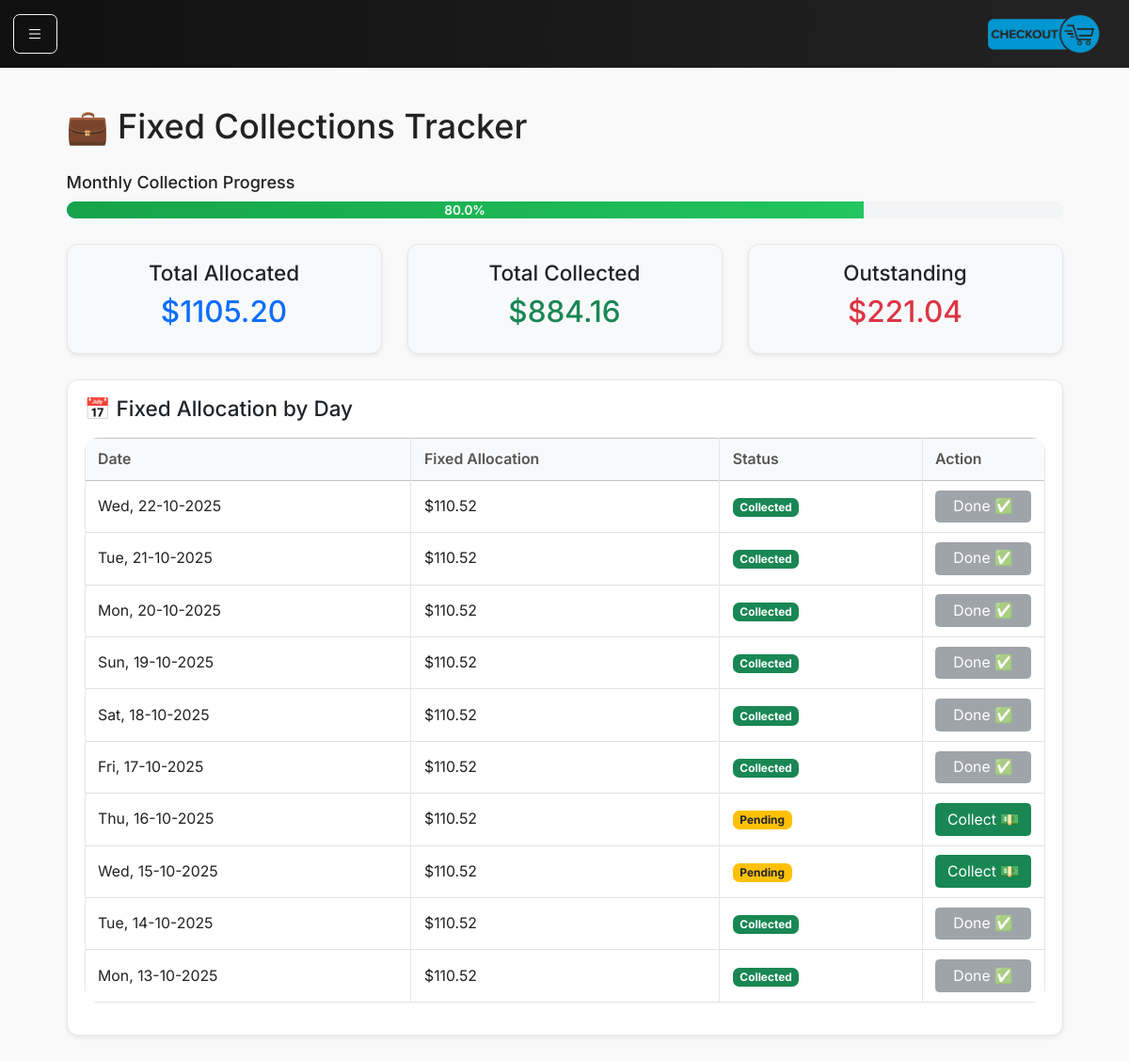
Page /fixed-collections on the earlier database version.
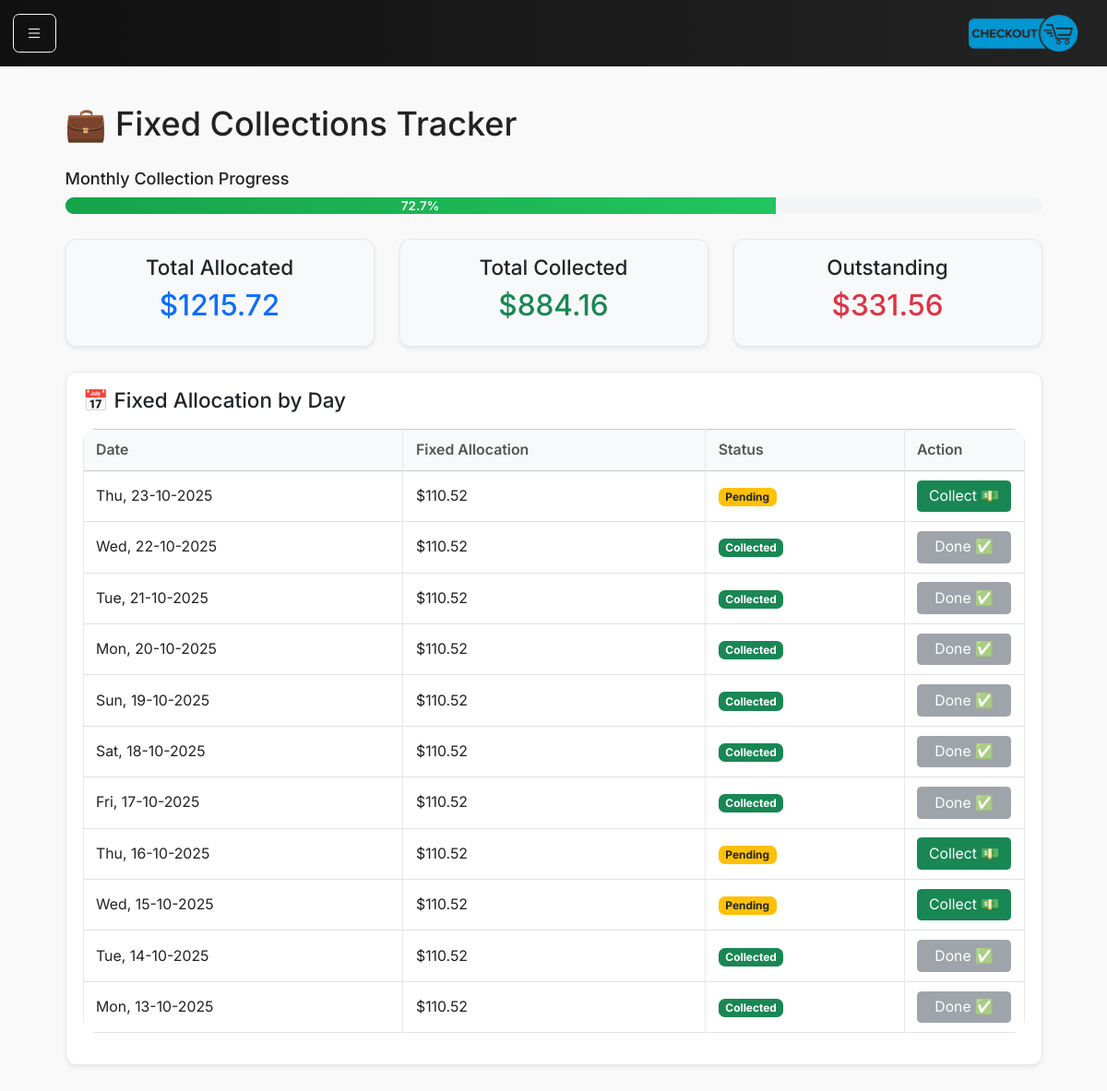
Same page on the later database version.
### models.py (models this page shows)
class DailyClosing(db.Model):
    __tablename__ = "daily_closings"
    id = db.Column(db.Integer, primary_key=True)
    date = db.Column(db.Date, nullable=False, unique=True)
    sales_cents = db.Column(db.Integer, nullable=False)
    fixed_allocation_cents = db.Column(db.Integer, default=0)
    ops_allocation_cents = db.Column(db.Integer, default=0)
    inventory_allocation_cents = db.Column(db.Integer, default=0)
    buffer_allocation_cents = db.Column(db.Integer, default=0)
    payment_mode = db.Column(db.String(20))
    notes = db.Column(db.String(255))
    created_at = db.Column(db.DateTime, default=datetime.utcnow)

### main.py (the view)
@app.route("/fixed-collections")
def fixed_collections():
    today = date.today()
    month_start = today.replace(day=1)
    closings = db.session.execute(
        db.select(DailyClosing)
        .where(DailyClosing.date >= month_start)
        .order_by(DailyClosing.date.desc()) # This is the crucial line
    ).scalars().all()
    total_allocated = sum(c.fixed_allocation_cents for c in closings)
    collections = db.session.execute(
        db.select(FixedCollection).where(FixedCollection.collected_on >= month_start)
    ).scalars().all()
    total_collected = sum(c.amount_cents for c in collections)
    month_target = current_month_target_cents(today)
    dim = days_in_month(today.year, today.month)
    daily_goal = month_target // dim if dim else 0
    outstanding = total_allocated - total_collected
    progress_pct = (total_collected / total_allocated * 100) if total_allocated > 0 else 0
    return render_template(
        "fixed_collections.html",
        total_allocated=total_allocated,
        total_collected=total_collected,
        daily_goal=daily_goal,
        progress_pct=progress_pct,
        closings=closings,
        outstanding=outstanding,
        collections=collections,
        currency=CURRENCY,
        today=today
    )

### helpers.py (called while the page is built)
def current_month_target_cents(on_date: date) -> int:
    total = db.session.scalar(
        db.select(db.func.coalesce(db.func.sum(FixedBill.monthly_amount_cents), 0))
        .where(FixedBill.is_active == True)
    )
    return int(total or 0)

def days_in_month(year: int, month: int) -> int:
    return monthrange(year, month)[1]

### main.py (called while the page is built)
@app.context_processor
def inject_request():
    return dict(request=request)

### templates/fixed_collections.html (shortened to what this page needs)
{% extends "base.html" %}
{% block content %}
<div class="container py-4">
    <h2 class="mb-4">💼 Fixed Collections Tracker</h2>
    <div class="mb-4">
        <h6>Monthly Collection Progress</h6>
        <div class="progress" style="--progress: {{ (progress_pct or 0)|round(2) }}%;">
            <div class="progress-bar {{ 'bg-success' if progress_pct >= 100 else 'bg-info' if progress_pct >= 60 else 'bg-warning' }}"
                style="width: var(--progress);" role="progressbar" aria-valuenow="{{ (progress_pct or 0)|round(1) }}"
                aria-valuemin="0" aria-valuemax="100">
                {{ (progress_pct or 0)|round(1) }}%
            </div>
        </div>
    </div>
    <div class="row text-center mb-4">
        <div class="col-md-4">
            <div class="card bg-light shadow-sm">
                <div class="card-body">
                    <h5>Total Allocated</h5>
                    <h3 class="text-primary">${{ "%.2f"|format(total_allocated / 100) }}</h3>
                </div>
            </div>
        </div>
        <div class="col-md-4">
            <div class="card bg-light shadow-sm">
                <div class="card-body">
                    <h5>Total Collected</h5>
                    <h3 class="text-success">${{ "%.2f"|format(total_collected / 100) }}</h3>
                </div>
            </div>
        </div>
        <div class="col-md-4">
            <div class="card bg-light shadow-sm">
                <div class="card-body">
                    <h5>Outstanding</h5>
                    <h3 class="text-danger">${{ "%.2f"|format(outstanding / 100) }}</h3>
                </div>
            </div>
        </div>
    </div>
    <div class="card shadow-sm">
        <div class="card-body">
            <h5 class="card-title mb-3">📅 Fixed Allocation by Day</h5>
            {% if closings %}
            <div class="table-responsive">
                <table class="table table-bordered align-middle">
                    <thead class="table-light">
                        <tr>
                            <th>Date</th>
                            <th>Fixed Allocation</th>
                            <th>Status</th>
                            <th style="width: 130px;">Action</th>
                        </tr>
                    </thead>
                    <tbody>
                        {% for c in closings %}
                        {% set collected = collections | selectattr("collected_on", "equalto", c.date) | list %}
                        <tr>
                            <td>{{ c.date.strftime("%a, %d-%m-%Y") }}</td>
                            <td>${{ "%.2f"|format(c.fixed_allocation_cents / 100) }}</td>
                            <td>
                                {% if collected %}
                                <span class="badge bg-success">Collected</span>
                                {% else %}
                                <span class="badge bg-warning text-dark">Pending</span>
                                {% endif %}
                            </td>
                            <td>
                                {% if not collected %}
                                <form method="POST" action="{{ url_for('mark_fixed_collected') }}">
                                    <button type="submit" class="btn btn-sm btn-success w-100">Collect 💵</button>
                                </form>
                                {% else %}
                                <button class="btn btn-sm btn-secondary w-100" disabled>Done ✅</button>
                                {% endif %}
                            </td>
                        </tr>
                        {% endfor %}
                    </tbody>
                </table>
            </div>
            {% else %}
            <p class="text-muted">No daily closings recorded yet.</p>
            {% endif %}
        </div>
    </div>
</div>
{% endblock %}

Differences in the rows shown:
added DailyClosing: date "Thu, 23-10-2025", c.fixed_allocation_cents/100 "110.52", shows "Pending"
Other differences:
{{ (progress_pct or 0)|round(1) }}: 80.0 → 72.7 (drawn)
{{ (progress_pct or 0)|round(1) }}: "80.0" → "72.7"
{{ "%.2f"|format(total_allocated / 100) }}: "1105.20" → "1215.72"
{{ "%.2f"|format(outstanding / 100) }}: "221.04" → "331.56"
